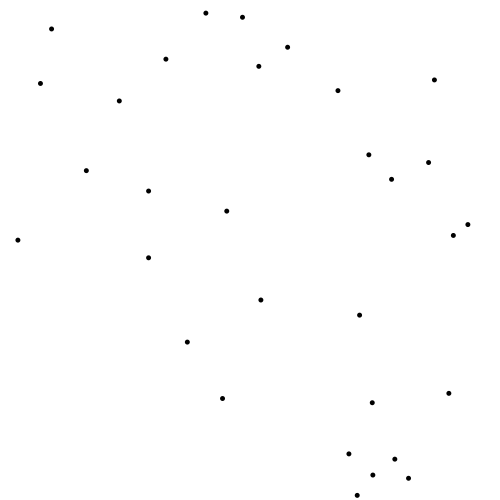
Frame 1 (no input)
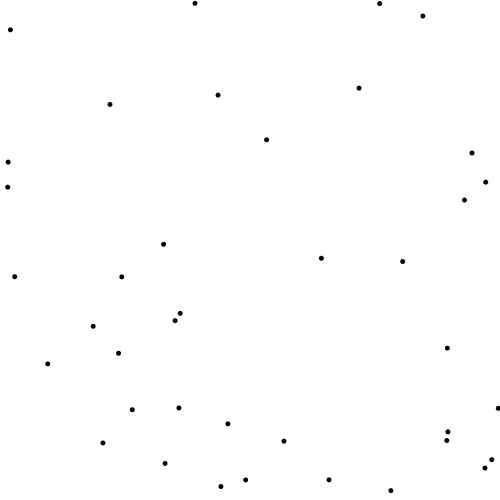
Frame 60 (the mouse pressed at the canvas centre just before this capture)
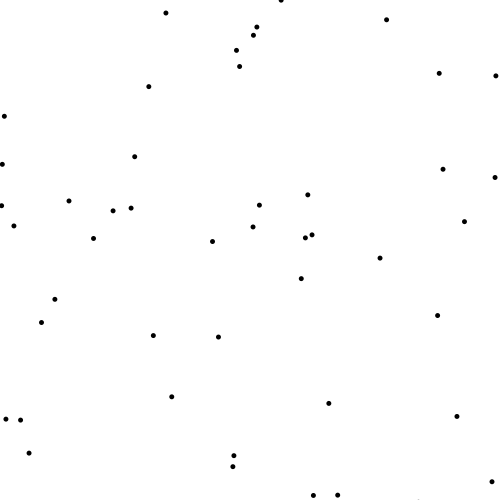
Frame 120 (the mouse held since frame 60 and released just before this capture)

The Processing sketch that drew these frames (run headless with seeded random() and noise(); from frame 60 on, the mouse is pressed at the canvas centre):

// Processing sketch: processing_14064
// ── processing_14064.pde

/*
Dot Dot Dot
by David Y.
10-14-10
*/
Dot[] a;
void setup()
{
  size(500,500);
  background(255);
  smooth();
  noStroke();
  a = new Dot[50];
  for(int i = 0; i < a.length; i++)
  {
    a[i] = new Dot();
    a[i].x = random(0,width*2);
    a[i].y = random(0,height*2);
    a[i].v = 2;
  }
}

void draw()
{
  background(255);
  for(int i=0; i<a.length; i++)
  {
    a[i].move();
    a[i].show();
    a[i].push(a);
  }
}

class Dot
{
  float x,y;
  float v;

  void show()
  {
    fill(0);
    ellipse(x,y,5,5);
  }
  
  void move()
  {
    x += v;
    y += -v;
    
    if(x > width)
    {
      x = x-width;
    }
    
    if(y < 0)
    {
      y = y+height;
    }
  }
  
  void push(Dot[] neighbors)
  {
    for(Dot n : neighbors)
    {
      if(n != this)
      {
        if(dist(x,y, n.x,n.y) < 50)
        {
          x += random(1,5);
          y += random(-1,-5);
        }
      }
    }
  }     
}
